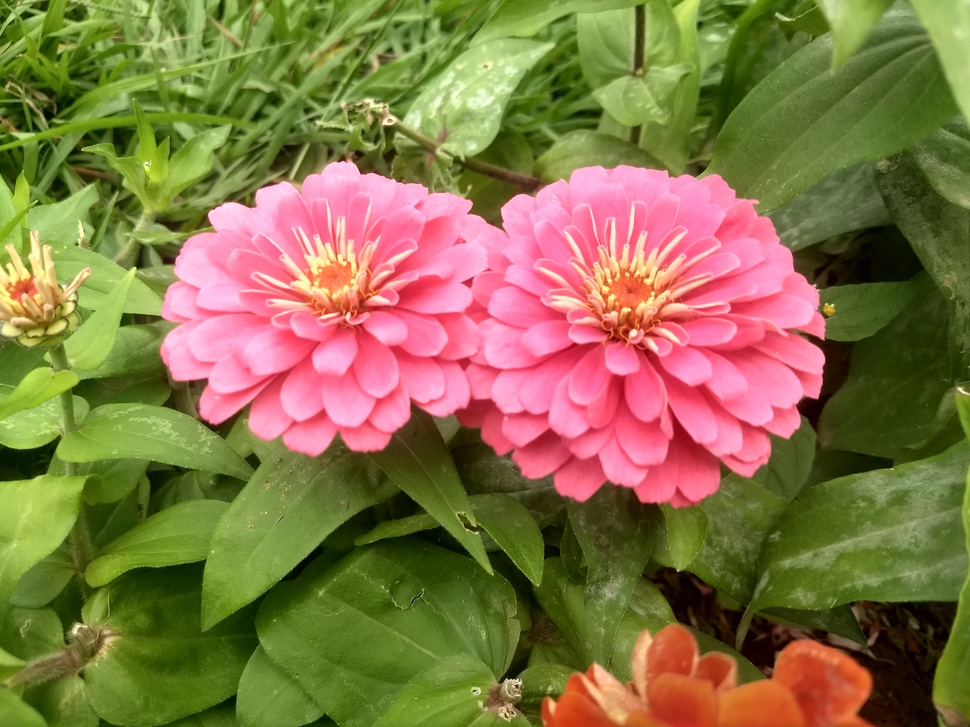
#> input picture Images/Target_Image.jpg, 970 x 727 px, shrunk from 4032 x 3024 before the run, found by its file name
$ jupyter execute 'Finding Template Image in Target Image.ipynb'
#> lines starting #> are read from the running program, lines starting #| are printed output that depends on the picture; after the words box and inside, x2 and y2 are one past the last pixel; in counts of white or black regions, pixels touching at a corner belong together
# Finding Template Image in Target Image

[cell 1]
import cv2 as cv
import numpy as np
import matplotlib.pyplot as plt

[cell 2]
target_img = cv.imread('../Image Processing/Images/Target_Image.jpg')
#> target_img is the input picture: shape (727, 970, 3); mean B, G, R 70.9, 116.9, 134.5
plt.imshow(target_img)
plt.title('BGR Channel Target Image')

[cell 3]
target_img_RGB = cv.cvtColor(target_img, cv.COLOR_BGR2RGB)
plt.imshow(target_img_RGB)
plt.title('RGB Channel Target Image')

[cell 4]
target_img_GRAY = cv.cvtColor(target_img, cv.COLOR_BGR2GRAY)
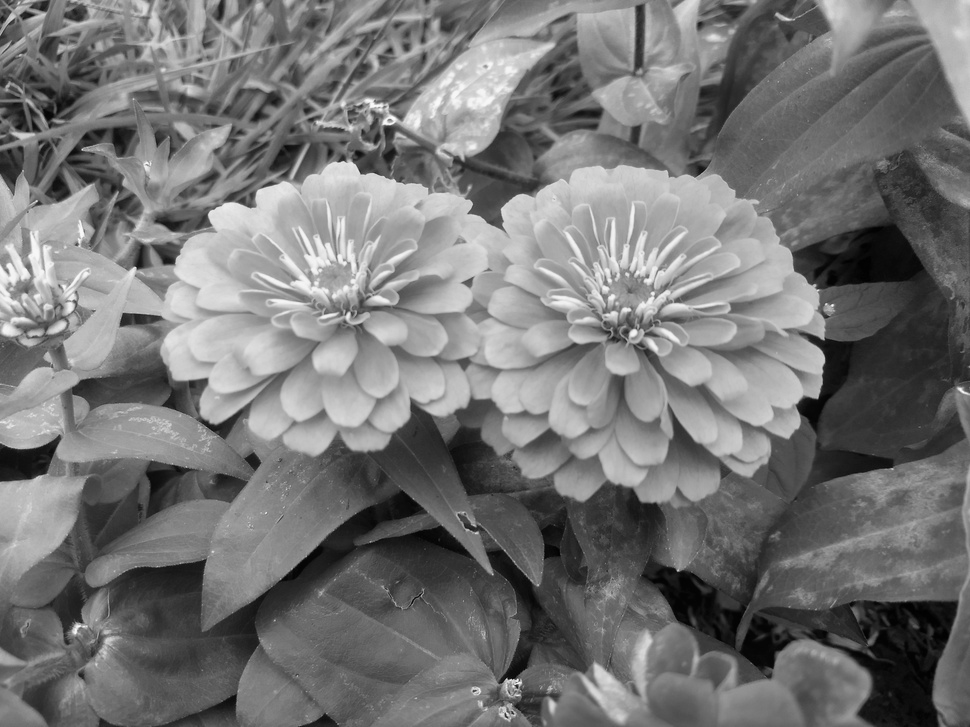
#> target_img_GRAY: shape (727, 970); min 0, max 249, mean 116.9
plt.imshow(target_img_GRAY)
plt.title('GRAY Channel Target Image')

[cell 5]
template_img = cv.imread('../Image Processing/Images/Template_Image.jpg')
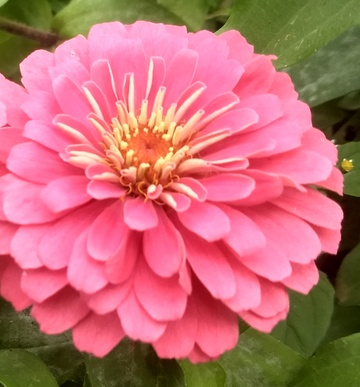
#> input picture Images/Template_Image.jpg, 360 x 387 px, shrunk from 1497 x 1609 before the run, found by its file name
#> template_img is the input picture: shape (387, 360, 3); mean B, G, R 113.7, 110.9, 192.6
plt.imshow(template_img)
plt.title('BGR Channel Template Image')

[cell 6]
template_img_RGB = cv.cvtColor(template_img, cv.COLOR_BGR2RGB)
plt.imshow(template_img_RGB)
plt.title('RGB Channel Template Image')

[cell 7]
template_img_GRAY = cv.cvtColor(template_img, cv.COLOR_BGR2GRAY)
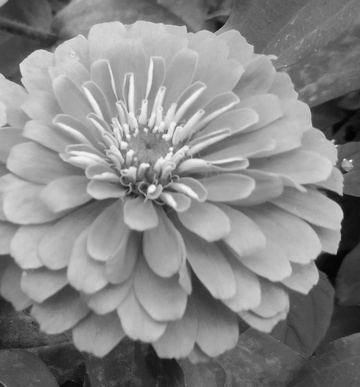
#> template_img_GRAY: shape (387, 360); min 3, max 247, mean 135.7
plt.imshow(template_img_GRAY)
plt.title('GRAY Channel Template Image')

[cell 8]
method = cv.TM_SQDIFF #As we are using TM_SQDIFF we will use gray images as this method is best suited or gray scale images.
result = cv.matchTemplate(target_img_GRAY, template_img_GRAY, method)
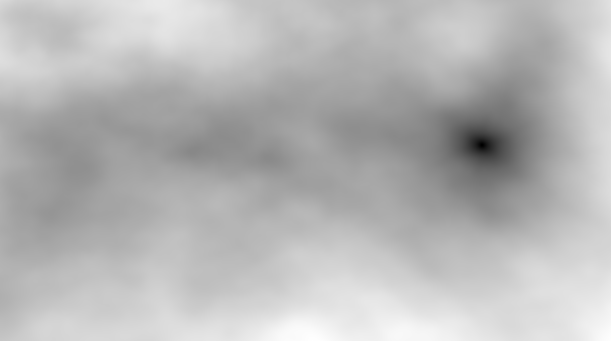
#> result: shape (341, 611) float32; min 4760832, max 890768000, mean 640291712; drawn with min black and max white
min_val, max_val, min_loc, max_loc = cv.minMaxLoc(result)
#> min_val = 4760832; max_val = 890768000; min_loc = (482, 145); max_loc = (312, 340)
print('min_val: {}, max_val: {}, min_loc: {}, max_loc: {} '.format(min_val, max_val, min_loc, max_loc))
#| min_val: 4760832.0, max_val: 890768000.0, min_loc: (482, 145), max_loc: (312, 340)

[cell 9]
plt.imshow(result)
plt.title('Heat Map Image of Min Location where image is found marked in blue dot')

[cell 10]
confidence = (9999999999 - min_val) / 100000000
#> confidence = 99.95
altconfidence = 100 - ((min_val / max_val)*100)
#> altconfidence = 99.47
print ('confidence value:: {:0.3f}'.format(confidence))
#| confidence value:: 99.952
print ('altconfidence value:: {:0.3f}'.format(altconfidence))
#| altconfidence value:: 99.466

[cell 11]
h, w = template_img_GRAY.shape
#> h = 387; w = 360
print('h: {}, w: {}'.format(h,w))
#| h: 387, w: 360

[cell 12]
if (confidence>98) and (altconfidence > 95):
    top_left = min_loc
#> top_left = (482, 145)
    bottom_right = (top_left[0] + w, top_left[1] + h)
#> bottom_right = (842, 532)
    cv.rectangle(target_img_RGB,top_left, bottom_right, (255,0,0), 30)
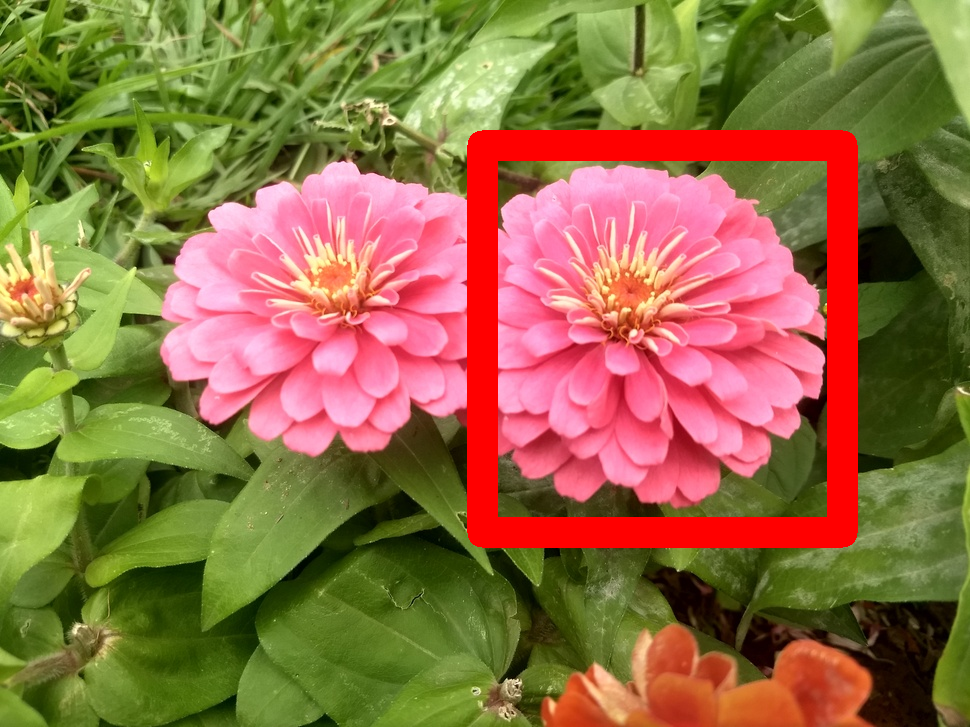
#> target_img_RGB: shape (727, 970, 3); mean R, G, B 144.5, 110.7, 67.6
    plt.imshow(target_img_RGB)
    plt.title('Template Image found in Target Image')
else:
    print('Template Image not present on Target Image')

[cell 13]
cv.rectangle(result,top_left, bottom_right, (255,0,0), 30)
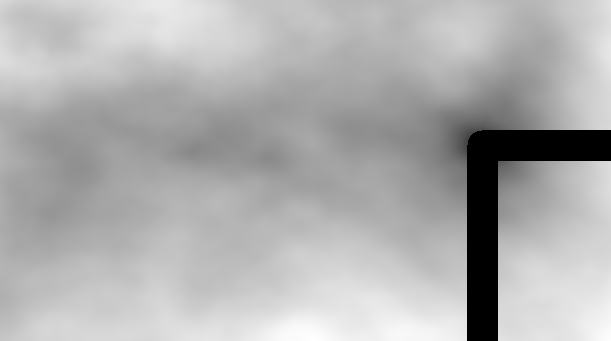
#> result: shape (341, 611) float32; 4.79% of pixels changed, all inside (x1, y1, x2, y2) = (467, 130, 611, 341); drawn with min black and max white
plt.imshow(result)
